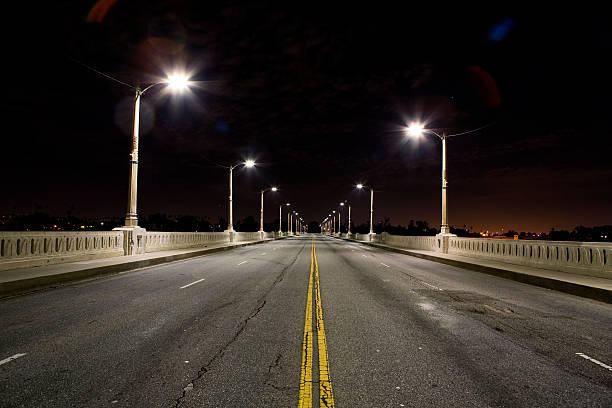
#> input picture PS-2 Vanishing Point Estimation/Sample Inputs/sample2.jpg, 612 x 408 px, found by its file name
$ python Vanishing_Point.py
#> lines starting #> are read from the running program, lines starting #| are printed output that depends on the picture; after the words box and inside, x2 and y2 are one past the last pixel; in counts of white or black regions, pixels touching at a corner belong together
#> further down, img is the input picture: shape (408, 612, 3); mean B, G, R 35.2, 41.6, 48.1
import cv2
import numpy as np


def detect_edges(image):
    """
    Function to detect the edges of the image

    Input: Image
    Output: Edges
    """

    gray = cv2.cvtColor(image, cv2.COLOR_BGR2GRAY)
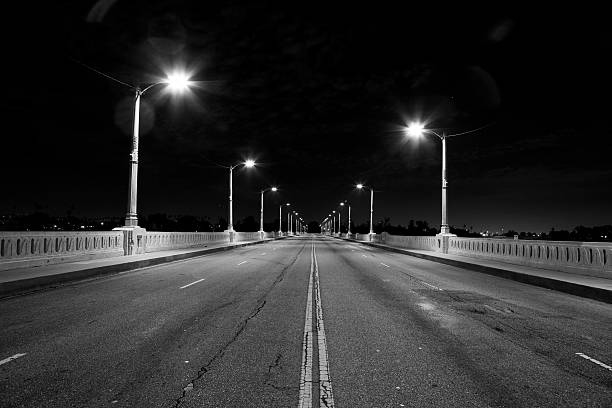
#> gray: shape (408, 612); min 0, max 255, mean 42.8
    blur = cv2.GaussianBlur(gray,(3,3), 1)
    edges = cv2.Canny(blur,100, 255)
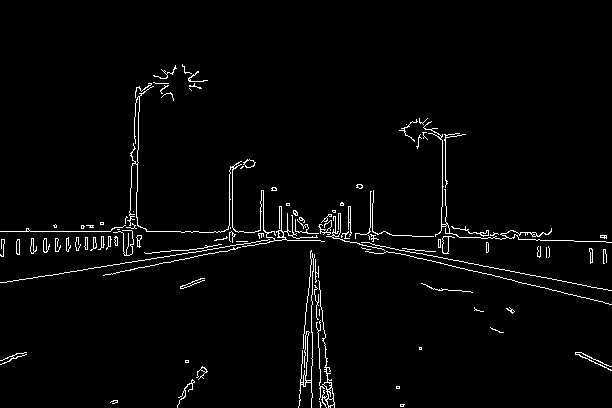
#> edges: shape (408, 612); 2.5% white in thin lines or dots, all inside (x1, y1, x2, y2) = (0, 64, 612, 408)

    return edges

def detect_lines(edges):
    """
    Function to detect the lines in the image

    Input: Edges
    Output: Lines
    """
    lines = cv2.HoughLinesP(edges, 1, np.pi/180, 50, 10, 15)
#> lines = 33 rows, first 6: [146, 231, 180, 231], [202, 250, 224, 247], [83, 269, 99, 267], [287, 240, 320, 240], [538, 239, 573, 240], [572, 283, 590, 286]
    return lines

def filter_lines(lines, maxCount, AngleThresh):

    """
    Function to filter out too small or completely horizontal and vertical lines

    Input: lines = Lines data, maxCount = Maximum lines to keep, AngleThresh =  angle threshold to consider
    Output: filtered lines
    """

    filtered_lines = []


    for line in lines :
        x1, y1, x2, y2 = line[0]

        #Compute slope
        if x1!=x2:
            m = (y2-y1)/(x2-x1)

        else:
          m =  np.float16('inf')

        theta = np.rad2deg(np.arctan(m))

        #Only if slop in expected range store it
        if AngleThresh<= abs(theta) <= (90 - AngleThresh):
            c = y2 - x2*m
            length = np.sqrt((x2-x1)**2 + (y2-y1)**2)
            filtered_lines.append([line[0], length, c, m])

    filtered_lines =  sorted(filtered_lines, key=lambda x:x[1], reverse=True)
    filtered_lines = filtered_lines[:maxCount+1]

    return filtered_lines

def find_vanishing_point(lines):
    """
    Function to find the vanishing point

    Input: Filtered lines
    Output: Vanishing point
    """

    min_error = float('inf')

    for i in range(len(lines)):
        for j in range(i+1, len(lines)):

            #Compute intersection point (x0, y0) between a pair of lines
            m1, c1, m2, c2 = lines[i][3], lines[i][2], lines[j][3], lines[j][2]

            if m1!=m2:
                x_intersection = (c2 - c1)/(m1 - m2)
                y_intersection = x_intersection*m1 + c1

            error = 0
            for k in range(len(lines)):
                    #Compute intersection point between each line and its corresponding perpendicular (x', y')
                    Lm, Lc = lines[k][3], lines[k][2]

                    m_perpendicular = -1 / Lm
                    c_perpendicular = y_intersection - m_perpendicular * x_intersection

                    x_perpendicular_intersection = (Lc - c_perpendicular) / (m_perpendicular - Lm)
                    y_perpendicular_intersection = m_perpendicular * x_perpendicular_intersection + c_perpendicular

                    #Find distance between (x0, y0) and (x', y') and add to error
                    distance = np.sqrt((y_perpendicular_intersection - y_intersection) ** 2 +(x_perpendicular_intersection - x_intersection) ** 2)
                    error += distance ** 2

            error = np.sqrt(error)

            #Intersection with minimum error is vanishing point
            if error < min_error:
                min_error = error
                best_vanishing_point = (x_intersection, y_intersection)

        return best_vanishing_point


img = cv2.imread(r'sample2.jpg')
edges = detect_edges(img)
lines= detect_lines(edges)
edges = cv2.cvtColor(edges, cv2.COLOR_GRAY2BGR)
filtered_lines = filter_lines(lines, maxCount=15, AngleThresh=4)
#> the loop in filter_lines, `for line in lines :` made 33 passes
#> (x1, y1, x2, y2, m, theta, c, length) on passes 2, 3, 6, 9, 17, 23, 25, 32: (202, 250, 224, 247, -0.136, -7.77, 277.5, 22.2), (83, 269, 99, 267, -0.125, -7.13, 279.4, 16.12), (572, 283, 590, 286, 0.167, 9.46, 187.7, 18.25), (547, 278, 568, 282, 0.19, 10.78, 173.8, 21.38), (402, 248, 423, 250, 0.0952, 5.44, 209.7, 21.1), (321, 307, 323, 329, 11, 84.81, -3224, 22.09), (432, 255, 449, 259, 0.235, 13.24, 153.4, 17.46), (331, 382, 333, 400, 9, 83.66, -2597, 18.11)
#> (x1, y1, x2, y2, m, theta) on passes 1, 4, 5, 7, 8, 10: (146, 231, 180, 231, 0, 0), (287, 240, 320, 240, 0, 0), (538, 239, 573, 240, 0.0286, 1.64), (459, 237, 480, 237, 0, 0), (392, 235, 411, 235, 0, 0), (30, 231, 110, 231, 0, 0)
#> after the loop in filter_lines, `for line in lines :`: filtered_lines = 8 items
#> filtered_lines = 8 items
#> the loop in find_vanishing_point, `for i in range(len(lines)):` made 1 pass
#> after the loop in find_vanishing_point, `for i in range(len(lines)):`: best_vanishing_point = (314.6, 234.6); min_error = 11.56


# for values in filtered_lines:
#     line = values[0]
#     cv2.line(edges, (int(line[0]), int(line[1])), (int(line[2]), int(line[3])), (0, 255, 0), 3)

VanishingPoint = find_vanishing_point(filtered_lines)
#> VanishingPoint = (314.6, 234.6)

cv2.circle(img, (int(VanishingPoint[0]), int(VanishingPoint[1])),5, color=(0, 0, 255), thickness=cv2.FILLED)
#> img: shape (408, 612, 3); 0.03% of pixels changed, all inside (x1, y1, x2, y2) = (309, 229, 320, 240)

if img.shape[0]>800 or img.shape[1]>800:
    img = cv2.resize(img, dsize=None, fx=0.4, fy=0.4)

cv2.imwrite(r'vanishing_point.png', img)
cv2.imshow('Vanishing Point', img)
cv2.waitKey(0)

$ run again, with PS-2 Vanishing Point Estimation/Sample Inputs/sample1.jpg copied over PS-2 Vanishing Point Estimation/Sample Inputs/sample2.jpg
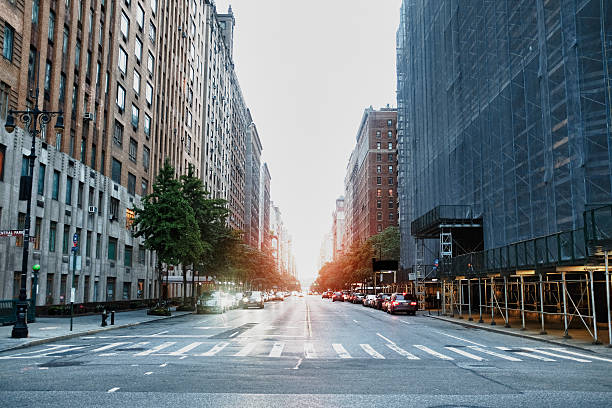
#> input picture PS-2 Vanishing Point Estimation/Sample Inputs/sample1.jpg, 612 x 408 px, found by its file name
#> img is the input picture: shape (408, 612, 3); mean B, G, R 125.8, 120.4, 111.5
#> in detect_edges, `blur = cv2.GaussianBlur(gray,(3,3), 1)`:
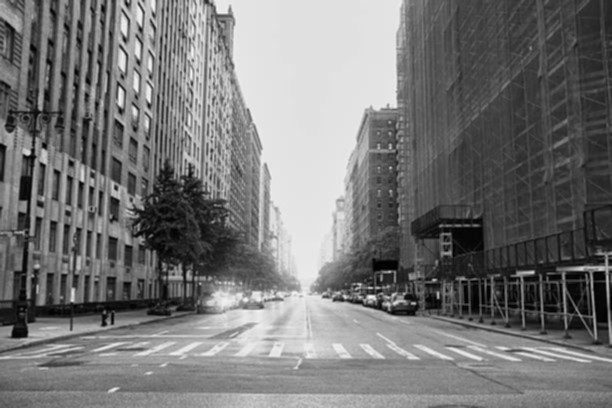
#> blur: shape (408, 612); min 1, max 247, mean 118.3
#> in detect_edges, `edges = cv2.Canny(blur,100, 255)`:
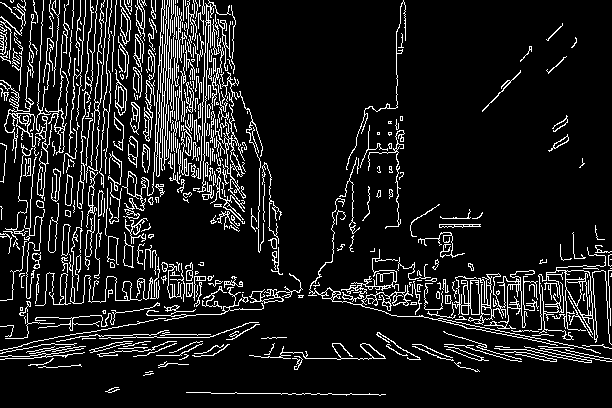
#> edges: shape (408, 612); 11% white in thin lines or dots
#> in detect_lines, `lines = cv2.HoughLinesP(edges, 1, np.pi/180, 50, 10, 15)`: lines = 41 rows, first 6: [567, 279, 583, 279], [162, 151, 162, 133], [159, 111, 159, 96], [207, 69, 207, 46], [206, 20, 206, 4], [80, 73, 81, 57]
#> the loop in filter_lines, `for line in lines :` made 41 passes
#> (x1, y1, x2, y2, m, theta, c, length) on passes 7, 10, 17: (495, 330, 519, 334, 0.167, 9.46, 247.5, 24.33), (108, 328, 134, 324, -0.154, -8.75, 344.6, 26.31), (53, 353, 68, 351, -0.133, -7.59, 360.1, 15.13)
#> after the loop in filter_lines, `for line in lines :`: filtered_lines = [[[495, 330, 519, 334], 24.33, 247.5, 0.167], [[108, 328, 134, 324], 26.31, 344.6, -0.154], [[53, 353, 68, 351], 15.13, 360.1, -0.133]]
#> in filter_lines, `filtered_lines =  sorted(filtered_lines, key=lambda x:x[1], reverse=Tr..`: filtered_lines = [[[108, 328, 134, 324], 26.31, 344.6, -0.154], [[495, 330, 519, 334], 24.33, 247.5, 0.167], [[53, 353, 68, 351], 15.13, 360.1, -0.133]]
#> the loop in find_vanishing_point, `for i in range(len(lines)):` made 1 pass
#> after the loop in find_vanishing_point, `for i in range(len(lines)):`: best_vanishing_point = (303, 298); min_error = 21.48
#> VanishingPoint = (303, 298)
#> img: shape (408, 612, 3); 0.03% of pixels changed, all inside (x1, y1, x2, y2) = (298, 293, 309, 304)

$ run again, with PS-2 Vanishing Point Estimation/Sample Inputs/sample3.jpg copied over PS-2 Vanishing Point Estimation/Sample Inputs/sample2.jpg
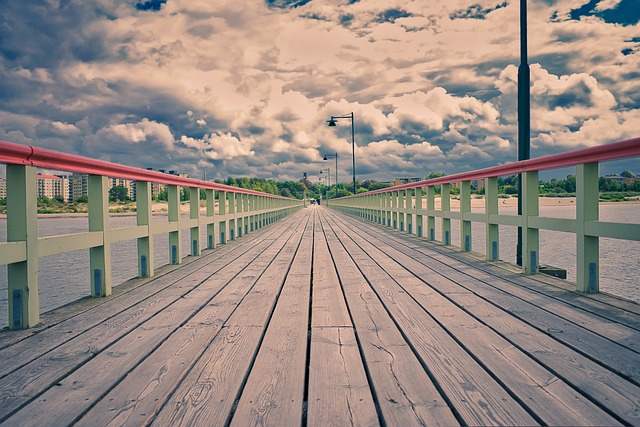
#> input picture PS-2 Vanishing Point Estimation/Sample Inputs/sample3.jpg, 640 x 427 px, found by its file name
#> img is the input picture: shape (427, 640, 3); mean B, G, R 130.8, 137.8, 150.3
#> in detect_edges, `gray = cv2.cvtColor(image, cv2.COLOR_BGR2GRAY)`:
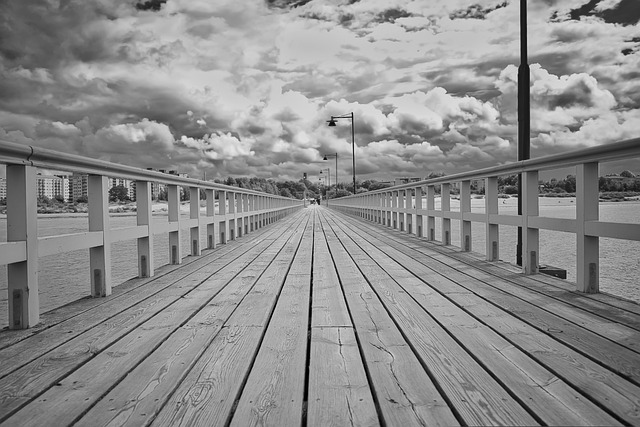
#> gray: shape (427, 640); min 0, max 238, mean 140.7
#> in detect_edges, `edges = cv2.Canny(blur,100, 255)`:
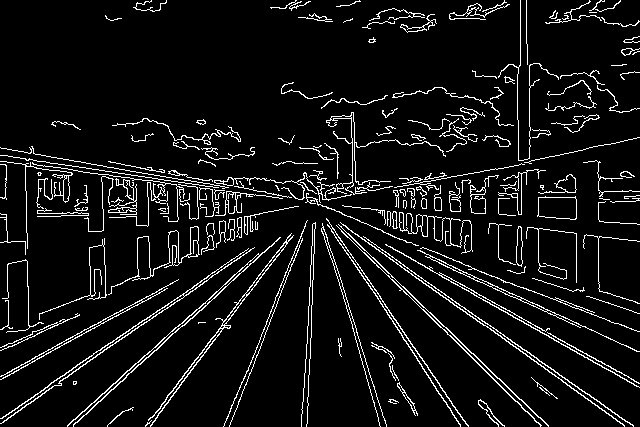
#> edges: shape (427, 640); 7.4% white in thin lines or dots
#> in detect_lines, `lines = cv2.HoughLinesP(edges, 1, np.pi/180, 50, 10, 15)`: lines = 118 rows, first 6: [338, 224, 364, 250], [348, 233, 401, 285], [172, 331, 196, 309], [502, 334, 524, 350], [355, 244, 384, 272], [246, 296, 280, 252]
#> the loop in filter_lines, `for line in lines :` made 118 passes
#> (x1, y1, x2, y2, m, theta, c, length) on passes 1 to 8: (338, 224, 364, 250, 1, 45, -114, 36.77), (348, 233, 401, 285, 0.981, 44.45, -108.4, 74.25), (172, 331, 196, 309, -0.917, -42.51, 488.7, 32.56), (502, 334, 524, 350, 0.727, 36.03, -31.09, 27.2), (355, 244, 384, 272, 0.966, 43.99, -98.76, 40.31), (246, 296, 280, 252, -1.29, -52.31, 614.4, 55.61), (241, 298, 275, 254, -1.29, -52.31, 609.9, 55.61), (140, 364, 163, 342, -0.957, -43.73, 497.9, 31.83)
#> the loop in find_vanishing_point, `for i in range(len(lines)):` made 1 pass
#> img: shape (427, 640, 3); 0.03% of pixels changed, all inside (x1, y1, x2, y2) = (310, 198, 321, 209)
